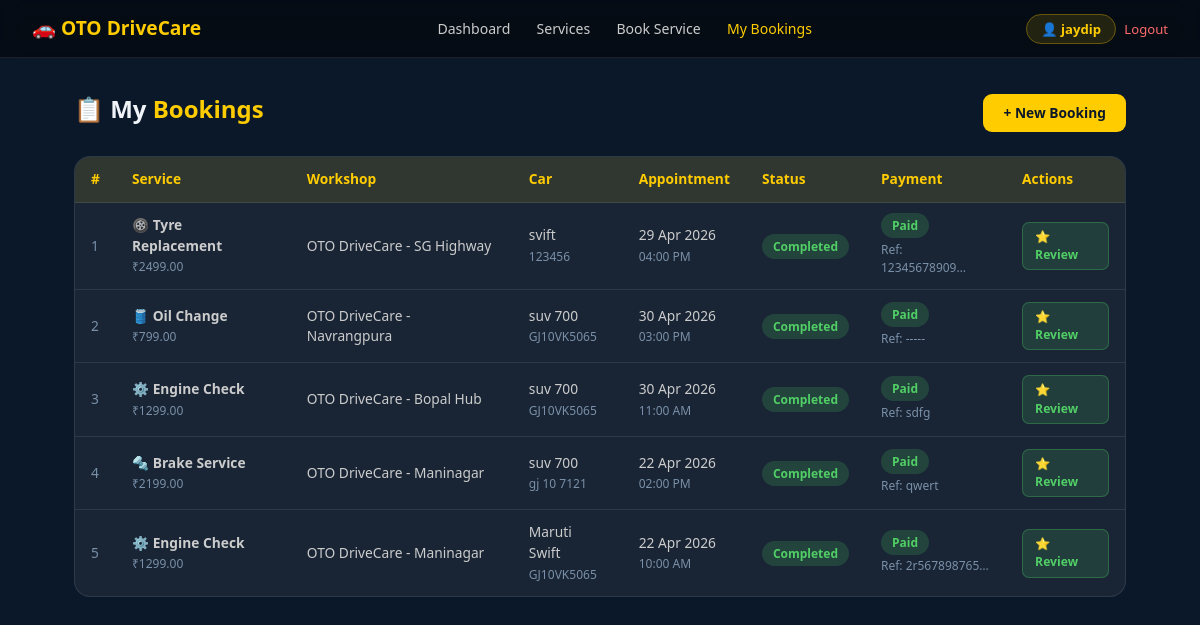
Screenshot of /booking-history/ (signed in) with the database file from the repository.
### service/models.py (models this page shows, shortened)
class ServiceBooking(models.Model):
    STATUS_CHOICES = [
        ('Pending', 'Pending'),
        ('Approved', 'Approved'),
        ('In Progress', 'In Progress'),
        ('Completed', 'Completed'),
        ('Rejected', 'Rejected'),
        ('Cancelled', 'Cancelled'),
    ]
    customer = models.ForeignKey(User, on_delete=models.CASCADE, related_name='bookings')
    service = models.ForeignKey(Service, on_delete=models.CASCADE)
    workshop = models.ForeignKey(Workshop, on_delete=models.CASCADE)
    car_model = models.CharField(max_length=100)
    car_number = models.CharField(max_length=20)
    appointment_date = models.DateField()
    appointment_time = models.TimeField()
    notes = models.TextField(blank=True, null=True)
    status = models.CharField(max_length=20, choices=STATUS_CHOICES, default='Pending')
    payment_status = models.CharField(max_length=20, choices=[('Pending', 'Pending'), ('Paid', 'Paid')], default='Pending')
    transaction_id = models.CharField(max_length=100, blank=True, null=True)
    created_at = models.DateTimeField(auto_now_add=True)
    class Meta:
        ordering = ['-created_at']

class Service(models.Model):
    name = models.CharField(max_length=100)
    description = models.TextField()
    price = models.DecimalField(max_digits=8, decimal_places=2)
    duration = models.CharField(max_length=50)  # e.g. "2 hours"
    icon = models.CharField(max_length=10, default='🔧')
    is_active = models.BooleanField(default=True)
    created_at = models.DateTimeField(auto_now_add=True)
    class Meta:
        ordering = ['name']

class Workshop(models.Model):
    name = models.CharField(max_length=100)
    address = models.TextField()
    phone = models.CharField(max_length=15)
    email = models.EmailField(blank=True, null=True)
    total_slots = models.PositiveIntegerField(default=10)
    is_active = models.BooleanField(default=True)
    class Meta:
        ordering = ['name']

### service/views.py (the view)
# urls.py: path('booking-history/', views.booking_history, name='booking_history'),
@login_required(login_url='/login/')
def booking_history(request):
    bookings = ServiceBooking.objects.filter(customer=request.user).order_by('-created_at')
    return render(request, 'booking_history.html', {'bookings': bookings})

### service/templates/booking_history.html (shortened to what this page needs)
<!DOCTYPE html>
<html lang="en">
<head>
    <link href="https://cdn.jsdelivr.net/npm/bootstrap@5.3.0/dist/css/bootstrap.min.css" rel="stylesheet">
</head>
<body>
<div class="topbar">
    <a href="/" class="brand">🚗 OTO DriveCare</a>
    <nav>
        <a href="/dashboard/">Dashboard</a>
        <a href="/services/">Services</a>
        <a href="/book-service/">Book Service</a>
        <a href="/booking-history/" class="active">My Bookings</a>
    </nav>
    <div>
        <span class="user-chip">👤 {{ request.user.username }}</span>
        &nbsp;<a href="/logout/" style="color:#ff6b6b;font-size:0.82rem;text-decoration:none;">Logout</a>
    </div>
</div>
<div class="main">
    <div class="page-head">
        <h1>📋 My <span>Bookings</span></h1>
        <a href="/book-service/" class="btn-gold">+ New Booking</a>
    </div>
    <div class="tbl-wrap">
        {% if bookings %}
        <table>
            <thead>
                <tr>
                    <th>#</th>
                    <th>Service</th>
                    <th>Workshop</th>
                    <th>Car</th>
                    <th>Appointment</th>
                    <th>Status</th>
                    <th>Payment</th>
                    <th>Actions</th>
                </tr>
            </thead>
            <tbody>
                {% for b in bookings %}
                <tr>
                    <td style="color:var(--muted)">{{ forloop.counter }}</td>
                    <td><strong>{{ b.service.icon }} {{ b.service.name }}</strong><br><small style="color:var(--muted)">₹{{ b.service.price }}</small></td>
                    <td>{{ b.workshop.name }}</td>
                    <td>{{ b.car_model }}<br><small style="color:var(--muted)">{{ b.car_number }}</small></td>
                    <td>{{ b.appointment_date|date:"d M Y" }}<br><small style="color:var(--muted)">{{ b.appointment_time|time:"h:i A" }}</small></td>
                    <td>
                        {% if b.status == 'Pending' %}<span class="badge-s bp">Pending</span>
                        {% elif b.status == 'Approved' %}<span class="badge-s ba">Approved</span>
                        {% elif b.status == 'In Progress' %}<span class="badge-s bi">In Progress</span>
                        {% elif b.status == 'Completed' %}<span class="badge-s bc">Completed</span>
                        {% elif b.status == 'Rejected' %}<span class="badge-s br">Rejected</span>
                        {% else %}<span class="badge-s bx">Cancelled</span>{% endif %}
                    </td>
                    <td>
                        {% if b.payment_status == 'Paid' %}
                            <span class="badge-s bc">Paid</span>
                            {% if b.transaction_id %}
                            <br><small style="color:var(--muted); font-size:0.75rem; display:block; margin-top:5px;">Ref: {{ b.transaction_id|truncatechars:12 }}</small>
                            {% endif %}
                        {% elif b.status == 'Cancelled' or b.status == 'Rejected' %}
                            <span class="badge-s bx">N/A</span>
                        {% else %}
                            <a href="/payment/{{ b.id }}/" class="btn-sm" style="background:var(--gold); color:#0b1829; padding:4px 10px; font-weight:700; text-decoration:none;">Pay ₹{{ b.service.price }}</a>
                        {% endif %}
                    </td>
                    <td>
                        <div class="act-btns">
                            {% if b.status == 'Completed' %}
                                {% if b.review %}
                                <span class="reviewed-tag">✅ Reviewed</span>
                                {% else %}
                                <a href="/review/{{ b.id }}/" class="btn-sm btn-review">⭐ Review</a>
                                {% endif %}
                            {% endif %}
                        </div>
                    </td>
                </tr>
                {% endfor %}
            </tbody>
        </table>
        {% else %}
        <div class="empty">
            No bookings found.<br>
            <a href="/book-service/" style="color:var(--gold);">Book your first service →</a>
        </div>
        {% endif %}
    </div>
</div>
</body>
</html>

### service/templates/booking_history.html (style rules this page uses)
:root { --bg:#0b1829; --card:rgba(255,255,255,0.06); --gold:#ffcc00; --gold-dim:rgba(255,204,0,0.12); --text:#f0f4f8; --muted:#7a90a8; --border:rgba(255,255,255,0.09); }
* { box-sizing:border-box; margin:0; padding:0; }
body { background:var(--bg); color:var(--text); font-family:'Segoe UI',sans-serif; }
.topbar { background:rgba(0,0,0,0.5); backdrop-filter:blur(10px); padding:14px 32px; display:flex; align-items:center; justify-content:space-between; border-bottom:1px solid var(--border); position:sticky; top:0; z-index:100; }
.topbar .brand { color:var(--gold); font-size:1.2rem; font-weight:800; text-decoration:none; }
.topbar nav a { color:#ccc; text-decoration:none; margin-left:22px; font-size:0.88rem; transition:color 0.2s; }
.topbar nav a:hover, .topbar nav a.active { color:var(--gold); }
.user-chip { background:var(--gold-dim); border:1px solid rgba(255,204,0,0.3); color:var(--gold); padding:5px 14px; border-radius:20px; font-size:0.82rem; font-weight:600; }
.main { max-width:1100px; margin:36px auto; padding:0 24px 60px; }
.page-head { display:flex; justify-content:space-between; align-items:center; margin-bottom:24px; }
.page-head h1 { font-size:1.5rem; font-weight:800; }
.page-head h1 span { color:var(--gold); }
.btn-gold { background:var(--gold); color:#0b1829; font-weight:700; padding:9px 20px; border-radius:9px; text-decoration:none; font-size:0.86rem; border:none; cursor:pointer; transition:0.2s; }
.tbl-wrap { background:var(--card); border:1px solid var(--border); border-radius:16px; overflow:hidden; }
table { width:100%; border-collapse:collapse; font-size:0.86rem; }
th { background:rgba(255,204,0,0.1); color:var(--gold); font-weight:600; padding:12px 16px; text-align:left; }
td { padding:12px 16px; border-top:1px solid var(--border); color:#ccc; vertical-align:middle; }
.badge-s { padding:4px 11px; border-radius:20px; font-size:0.75rem; font-weight:600; white-space:nowrap; }
.bc { background:rgba(81,207,102,0.18); color:#51cf66; }
.act-btns { display:flex; gap:8px; flex-wrap:wrap; }
.btn-sm { padding:5px 12px; border-radius:7px; font-size:0.76rem; font-weight:600; border:none; cursor:pointer; text-decoration:none; transition:0.2s; }
.btn-review { background:rgba(81,207,102,0.15); color:#51cf66; border:1px solid rgba(81,207,102,0.3); }

### rows the page displays
ServiceBooking: service.icon "🛞", service.name "Tyre Replacement", service.price "2499.00", workshop.name "OTO DriveCare - SG Highway", car_model "svift", car_number "123456", appointment_date "29 Apr 2026", appointment_time "04:00 PM", status "Completed", transaction_id "12345678909…"
ServiceBooking: service.icon "🛢️", service.name "Oil Change", service.price "799.00", workshop.name "OTO DriveCare - Navrangpura", car_model "suv 700", car_number "GJ10VK5065", appointment_date "30 Apr 2026", appointment_time "03:00 PM", status "Completed", transaction_id "-----"
ServiceBooking: service.icon "⚙️", service.name "Engine Check", service.price "1299.00", workshop.name "OTO DriveCare - Bopal Hub", car_model "suv 700", car_number "GJ10VK5065", appointment_date "30 Apr 2026", appointment_time "11:00 AM", status "Completed", transaction_id "sdfg"
ServiceBooking: service.icon "🔩", service.name "Brake Service", service.price "2199.00", workshop.name "OTO DriveCare - Maninagar", car_model "suv 700", car_number "gj 10 7121", appointment_date "22 Apr 2026", appointment_time "02:00 PM", status "Completed", transaction_id "qwert"
ServiceBooking: service.icon "⚙️", service.name "Engine Check", service.price "1299.00", workshop.name "OTO DriveCare - Maninagar", car_model "Maruti Swift", car_number "GJ10VK5065", appointment_date "22 Apr 2026", appointment_time "10:00 AM", status "Completed", transaction_id "2r567898765…"

### other values shown
{{ request.user.username }} "jaydip"
